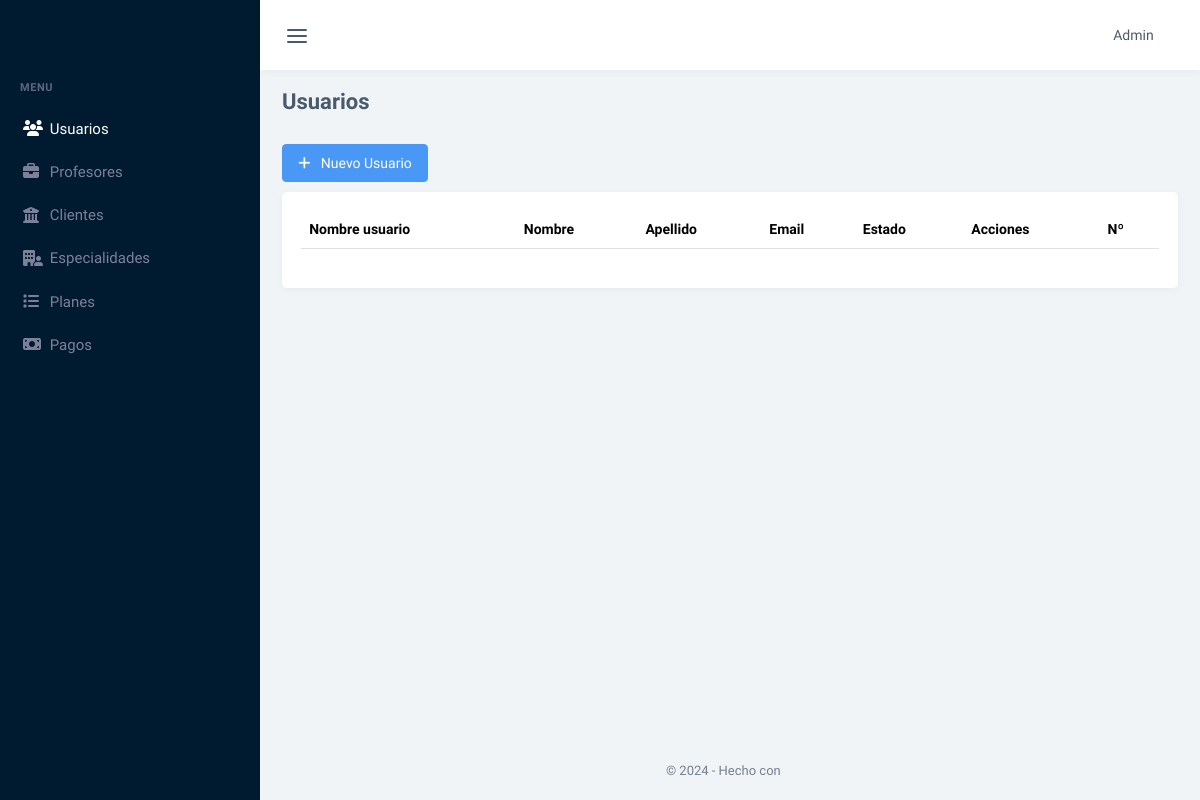
The page /usuarios on the database as committed earlier.
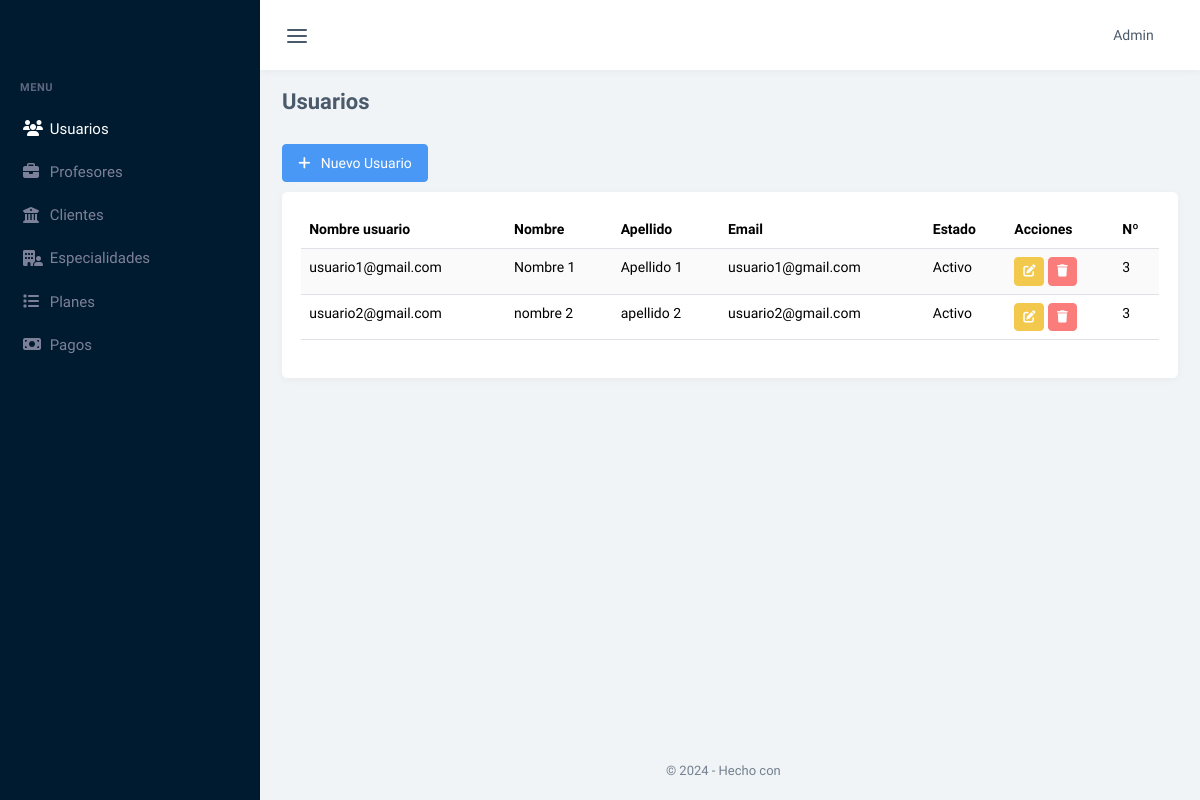
The same page on the database as committed later.
### tables this page shows
CREATE TABLE `clientes` (
  `id_Cliente` int(10) UNSIGNED NOT NULL,
  `fechaNacimiento` date NOT NULL,
  `direccion` char(255) DEFAULT NULL,
  `fechaInscripcion` date NOT NULL,
  `id_PlanEntrenamiento` int(11) UNSIGNED DEFAULT NULL,
  `id_EstadoMembresia` tinyint(1) UNSIGNED NOT NULL DEFAULT 1,
  `id_Usuario` int(11) UNSIGNED NOT NULL
);

CREATE TABLE `usuarios` (
  `id_Usuario` int(11) UNSIGNED NOT NULL,
  `usuario` varchar(255) NOT NULL,
  `contrasena` varchar(255) NOT NULL,
  `dni` int(11) NOT NULL,
  `nombre` varchar(255) NOT NULL,
  `apellido` varchar(255) NOT NULL,
  `telefono` int(11) NOT NULL,
  `email` varchar(255) NOT NULL,
  `tipo` varchar(255) NOT NULL
);

CREATE TABLE `profesores` (
  `id_Profesor` int(11) UNSIGNED NOT NULL,
  `fechaContratacion` date NOT NULL,
  `estado` tinyint(1) NOT NULL DEFAULT 1,
  `id_Usuario` int(11) UNSIGNED NOT NULL
);

### controladores/controlador.plantilla.php (called while the page is built)
<?php
class ControladorPlantilla{
    public function ctrMostrarPlantilla(){
        include 'vistas/plantilla.php';
    }
    static public function url(){
        return "http://localhost/homeGym/";
    }
}

### index.php (called while the page is built, shortened)
<?php
require_once 'controladores/controlador.plantilla.php';
require_once 'controladores/controlador.usuarios.php';
require_once 'modelos/modelo.usuarios.php';
$plantilla = new ControladorPlantilla();
$plantilla -> ctrMostrarPlantilla();

### modelos/Conexion.php (called while the page is built)
<?php
try {
    class conexion
    {
        static public function conectar()
        {
            $link = new PDO("mysql:host=localhost;dbname=gym", "root", "");
            $link->exec("set names utf8");
            return $link;
        }
    }
} catch (Exception $e) {
    return "Error: " . $e->getMessage();
}

### modelos/modelo.usuarios.php (called while the page is built, shortened)
<?php
require_once 'conexion.php';
class ModeloUsuarios{
    static public function mdlMostrarUsuarios()
    {
        try {
            $usuarios = conexion::conectar()->prepare("SELECT * from clientes as c, usuarios as u, profesores as p where c.id_Usuario = u.id_Usuario or p.id_Usuario = u.id_Usuario");
            $usuarios->execute();
            return $usuarios->fetchAll(PDO::FETCH_ASSOC);
        } catch (Exception $e) {
            return "Error: " . $e->getMessage();
        }
    }
}

### controladores/controlador.usuarios.php (called while the page is built, shortened)
<?php
class ControladorUsuarios{
    static public function crtMostrarUsuarios(){
        $respuesta= ModeloUsuarios::mdlMostrarUsuarios();
        return $respuesta;
    }
}

### vistas/modulos/Usuarios.php (the view)
<div class="container-xxl">
    <div class="py-3 d-flex align-items-sm-center flex-sm-row flex-column">
        <div class="flex-grow-1">
            <h4 class="fs-22 fw-bold m-0">Usuarios</h4>
        </div>
    </div>
    <div class="py-2 d-flex align-items-sm-center flex-sm-row flex-column">
        <div class="d-flex flex-wrap gap-2">
            <a href="nuevo_usuario" class="btn btn-primary"><i class="fas fa-plus"></i> &nbsp; Nuevo Usuario</a>
        </div>
    </div>
    <div class="row">
        <div class="col-12">
            <div class="card">
                <div class="card-body">
                    <table id="tablaES" class="table table-striped dt-responsive nowrap w-100">
                        <thead>
                            <tr>
                                <th>Nombre usuario</th>
                                <th>Nombre </th>
                                <th>Apellido</th>
                                <th>Email</th>
                                <th>Estado</th>
                                <th>Acciones</th>
                                <th>Nº</th>
                            </tr>
                        </thead>
                        <tbody>
                            <?php
                            $usuario = ControladorUsuarios::crtMostrarUsuarios();
                            foreach ($usuario as $key => $value) {
                            ?>
                                <tr>
                                    <td> <?php echo $value["usuario"] ?></td>
                                    <td> <?php echo $value["nombre"] ?></td>
                                    <td> <?php echo $value["apellido"] ?></td>
                                    <td><?php echo $value["email"] ?></td>
                                    <?php if ($value["id_EstadoMembresia"] == 1) { ?>
                                        <td><?php echo "Activo"; ?></td>
                                    <?php } else { ?>
                                        <td><?php echo "Inactivo";
                                        } ?></td>
                                        <td><a href="editar_profesor" class="btn btn-warning btn-sm"><i class="fas fa-edit"></i></a>
                                            <a href="eliminar_profesor" class="btn btn-danger btn-sm"><i class="fas fa-trash"></i></a>
                                        </td>
                                        <td> <?php echo $value["id_Usuario"] ?></td>
                                </tr>
                            <?php } ?>
                        </tbody>
                    </table>
                </div>
            </div>
        </div>
    </div>
</div>

### vistas/plantilla.php (shortened to what this page needs)
<?php
$url = ControladorPlantilla::url();
?>
<!DOCTYPE html>
<html lang="es">
<head>
    <link rel="stylesheet" href="https://cdn.jsdelivr.net/npm/flatpickr/dist/flatpickr.min.css">
    <link href="<?php echo $url; ?>vistas/assets/css/app.min.css" rel="stylesheet" type="text/css" id="app-style" />
    <link href="<?php echo $url; ?>vistas/assets/css/icons.min.css" rel="stylesheet" type="text/css" />
    <link rel="stylesheet" href="https://cdnjs.cloudflare.com/ajax/libs/font-awesome/6.6.0/css/all.min.css" />
    <link href="https://cdn.datatables.net/v/bs5/jszip-3.10.1/dt-2.1.8/b-3.1.2/b-colvis-3.1.2/b-html5-3.1.2/b-print-3.1.2/kt-2.12.1/r-3.0.3/sl-2.1.0/datatables.min.css" rel="stylesheet">
</head>
    <body data-menu-color="dark" data-sidebar="default">
        <div id="app-layout">
            <?php include 'modulos/header.php' ?>
            <?php include 'modulos/menu.php' ?>
            <div class="content-page">
                <?php
                if (isset($_GET["pagina"])) {
                    $rutas = explode('/', $_GET["pagina"]);
                    if (
                        $rutas[0] == "usuarios" ||
                        $rutas[0] == "profesores" ||
                        $rutas[0] == "clientes" ||
                        $rutas[0] == "nuevo_cliente"||
                        $rutas[0] == "especialidades" ||
                        $rutas[0] == "planes" ||
                        $rutas[0] == "pagos" ||
                        $rutas[0] == "login"
                    ) {
                        include "vistas/modulos/" . $rutas[0] . ".php";
                    } else {
                        include "vistas/modulos/404.php";
                    }
                }
                ?>
                <?php include 'modulos/footer.php' ?>
            </div>
        </div>
    </body>
</html>

### vistas/modulos/header.php (shortened to what this page needs)
<div class="topbar-custom">
    <div class="container-fluid">
        <div class="d-flex justify-content-between">
            <ul class="list-unstyled topnav-menu mb-0 d-flex align-items-center">
                <li>
                    <button class="button-toggle-menu nav-link">
                        <i data-feather="menu" class="noti-icon"></i>
                    </button>
                </li>
            </ul>
            <ul class="list-unstyled topnav-menu mb-0 d-flex align-items-center">
                <li class="dropdown notification-list topbar-dropdown">
                    <a class="nav-link dropdown-toggle nav-user me-0" data-bs-toggle="dropdown" href="#" role="button" aria-haspopup="false" aria-expanded="false">
                        <span class="pro-user-name ms-1">
                            Admin <i class="mdi mdi-chevron-down"></i>
                        </span>
                    </a>
                </li>
            </ul>
        </div>
    </div>
</div>

### vistas/modulos/menu.php (shortened to what this page needs)
<div class="app-sidebar-menu">
                <div class="h-100" data-simplebar>
                    <div id="sidebar-menu">
                        <div class="logo-box">
                            <a href="index.html" class="logo logo-light">
                                <span class="logo-lg">
                                </span>
                            </a>
                        </div>
                        <ul id="side-menu">
                            <li class="menu-title">Menu</li>
                            <li>
                                <a style="text-decoration:none" href="usuarios">
                                    <i class="fa-solid fa-users"></i>
                                    <span> Usuarios </span>
                                </a>
                            </li>
                            <li>
                                <a style="text-decoration:none" href="profesores">
                                    <i class="fa-solid fa-briefcase"></i>
                                    <span> Profesores </span>
                                </a>
                            </li>
                            <li>
                                <a style="text-decoration:none" href="clientes">
                                    <i class="fa-solid fa-building-columns"></i>
                                    <span> Clientes </span>
                                </a>
                            </li>
                            <li>
                                <a style="text-decoration:none" href="especialidades">
                                    <i class="fa-solid fa-building-user"></i>
                                    <span> Especialidades </span>
                                </a>
                            </li>
                            <li>
                                <a style="text-decoration:none" href="planes">
                                    <i class="fa-solid fa-list"></i>
                                    <span> Planes </span>
                                </a>
                            </li>
                            <li>
                                <a style="text-decoration:none" href="pagos">
                                    <i class="fa-solid fa-money-bill"></i>
                                    <span> Pagos </span>
                                </a>
                            </li>
                        </ul>
                    </div>
                </div>
            </div>

### vistas/modulos/footer.php
<footer class="footer">
    <div class="container-fluid">
        <div class="row">
            <div class="col fs-13 text-muted text-center">
                &copy; <script>document.write(new Date().getFullYear())</script> - Hecho con <span class="mdi mdi-heart text-danger"></span>  <a href="#!" class="text-reset fw-semibold"> </a>
            </div>
        </div>
    </div>
</footer>

Rows that differ between the two databases and show on the page:
added clientes: usuarios.usuario "usuario1@gmail.com", usuarios.nombre "Nombre 1", usuarios.apellido "Apellido 1", usuarios.email "usuario1@gmail.com", id_EstadoMembresia "Activo", profesores.id_Usuario "3", id_Usuario.usuario "usuario2@gmail.com", id_Usuario.nombre "nombre 2", id_Usuario.apellido "apellido 2", id_Usuario.email "usuario2@gmail.com"
